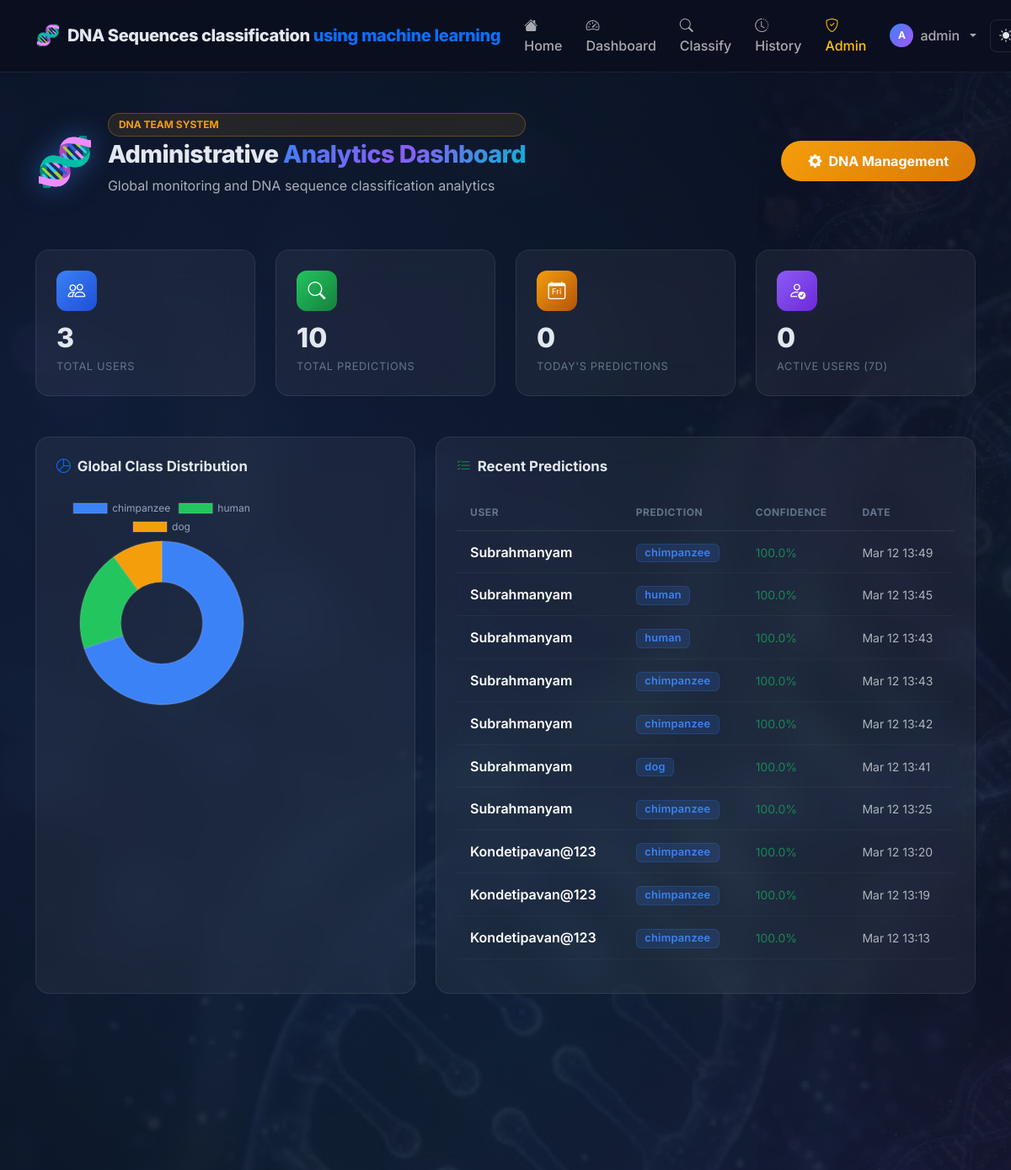
Before: /admin-dashboard/ (signed in, upper part) with the older database file.
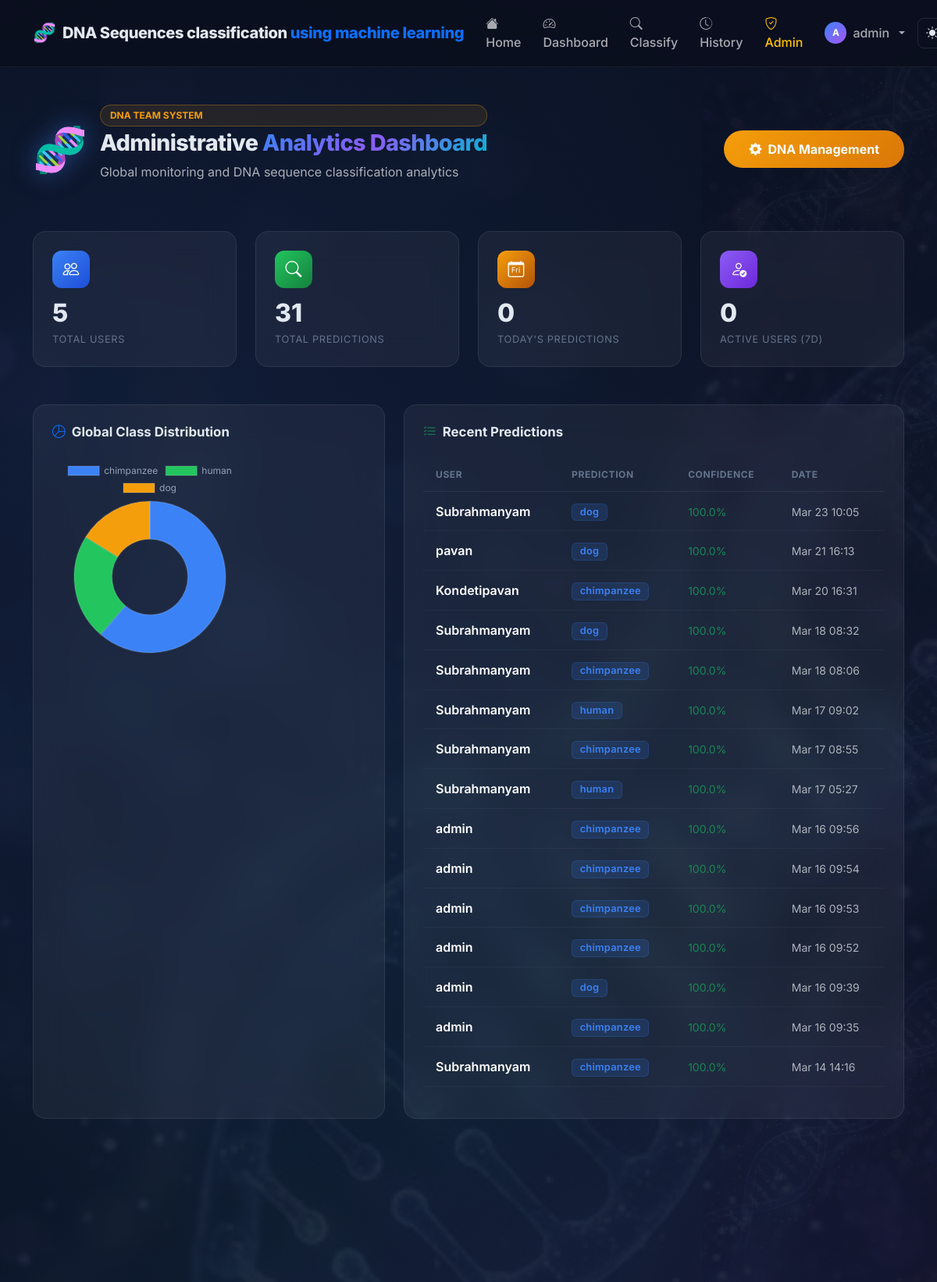
After: the same page with the newer database file.
### dna_classifier/models.py (models this page shows, shortened)
class DNASequence(models.Model):
    user = models.ForeignKey(User, on_delete=models.CASCADE, related_name='dnasequence_set')
    sequence = models.TextField(help_text="The cleaned DNA sequence (ATGC only)")
    prediction = models.CharField(max_length=200)
    confidence_score = models.FloatField(default=0.0, help_text="Prediction confidence (0-1)")
    ai_explanation = models.TextField(blank=True, default='')
    ai_suggestions = models.TextField(blank=True, default='')
    created_at = models.DateTimeField(auto_now_add=True)
    class Meta:
        ordering = ['-created_at']
        verbose_name = 'DNA Sequence'
        verbose_name_plural = 'DNA Sequences'
    @property
    def confidence_percent(self):
        return f"{self.confidence_score * 100:.1f}%"
    @property
    def confidence_color(self):
        if self.confidence_score >= 0.8:
            return 'success'
        elif self.confidence_score >= 0.5:
            return 'warning'
        return 'danger'

### dna_classifier/views.py (the view)
# urls.py: path('admin-dashboard/', views.admin_dashboard_view, name='admin_dashboard'),
@user_passes_test(is_admin, login_url='/users/login/')
def admin_dashboard_view(request):
    total_users = User.objects.count()
    total_predictions = DNASequence.objects.count()
    today_predictions = DNASequence.objects.filter(
        created_at__date=timezone.now().date()
    ).count()
    api_logs = APILog.objects.all()[:20]
    class_dist = list(
        DNASequence.objects.values('prediction').annotate(count=Count('id')).order_by('-count')
    )
    week_ago = timezone.now() - timedelta(days=7)
    active_users = DNASequence.objects.filter(
        created_at__gte=week_ago
    ).values('user').distinct().count()
    recent_predictions = DNASequence.objects.select_related('user').order_by('-created_at')[:15]
    context = {
        'total_users': total_users,
        'total_predictions': total_predictions,
        'today_predictions': today_predictions,
        'active_users': active_users,
        'api_logs': api_logs,
        'class_dist': json.dumps(class_dist),
        'recent_predictions': recent_predictions,
        'title': 'Admin Analytics Dashboard',
    }
    return render(request, 'admin_dashboard.html', context)

### dna_classifier/views.py (called while the page is built)
def is_admin(user):
    return user.is_authenticated and user.is_staff

### templates/admin_dashboard.html (shortened to what the changed rows need)
{% extends 'base.html' %}
{% block body_class %}dna-admin-bg{% endblock %}
{% block content %}
<div class="container-xl py-5">
    <div class="d-flex align-items-center gap-3 mb-5">
        <div>
            <h1 class="page-title">Administrative <span class="gradient-text">Analytics Dashboard</span></h1>
        </div>
    </div>
    <div class="row g-4 mb-5">
        <div class="col-sm-6 col-xl-3">
            <div class="stat-card glass-card h-100">
                <div class="stat-card-icon" style="background:linear-gradient(135deg,#3b82f6,#1d4ed8)">
                    <i class="bi bi-people"></i>
                </div>
                <div class="stat-card-value">{{ total_users }}</div>
                <div class="stat-card-label">Total Users</div>
            </div>
        </div>
        <div class="col-sm-6 col-xl-3">
            <div class="stat-card glass-card h-100">
                <div class="stat-card-icon" style="background:linear-gradient(135deg,#22c55e,#15803d)">
                    <i class="bi bi-search"></i>
                </div>
                <div class="stat-card-value">{{ total_predictions }}</div>
                <div class="stat-card-label">Total Predictions</div>
            </div>
        </div>
    </div>
    <div class="row g-4 mb-5">
        <div class="col-lg-5">
            <div class="glass-card p-4 h-100">
                <div class="chart-container">
                    <canvas id="adminPieChart"></canvas>
                </div>
            </div>
        </div>
        <div class="col-lg-7">
            <div class="glass-card p-4 h-100">
                <div class="table-responsive">
                    <table class="table table-sm glass-table align-middle">
                        <thead>
                            <tr><th>User</th><th>Prediction</th><th>Confidence</th><th>Date</th></tr>
                        </thead>
                        <tbody>
                            {% for pred in recent_predictions %}
                            <tr>
                                <td><span class="fw-semibold">{{ pred.user.username }}</span></td>
                                <td><span class="badge prediction-badge">{{ pred.prediction }}</span></td>
                                <td><small class="text-{{ pred.confidence_color }}">{{ pred.confidence_percent }}</small></td>
                                <td><small class="text-muted">{{ pred.created_at|date:"M d H:i" }}</small></td>
                            </tr>
                            {% endfor %}
                        </tbody>
                    </table>
                </div>
            </div>
        </div>
    </div>
</div>
{% endblock %}
{% block extra_js %}
<script>
const classDistData = {{ class_dist|safe }};
if (classDistData.length > 0) {
    const ctx = document.getElementById('adminPieChart').getContext('2d');
    new Chart(ctx, {
        type: 'doughnut',
        data: {
            labels: classDistData.map(d => d.prediction),
            datasets: [{
                data: classDistData.map(d => d.count),
                backgroundColor: ['#3b82f6','#22c55e','#f59e0b','#ef4444','#8b5cf6','#06b6d4','#f97316'],
                borderWidth: 2,
                borderColor: 'rgba(255,255,255,0.1)'
            }]
        },
        options: {
            responsive: true,
            plugins: { legend: { labels: { color: '#94a3b8', font: { family: 'Inter' } } } }
        }
    });
}
</script>
{% endblock %}

Changed rows visible on the page:
no longer on this page (row unchanged): DNASequence: user.username "Subrahmanyam", prediction "chimpanzee", confidence_percent "100.0%", created_at "Mar 12 13:49"
no longer on this page (row unchanged): DNASequence: user.username "Subrahmanyam", prediction "human", confidence_percent "100.0%", created_at "Mar 12 13:45"
no longer on this page (row unchanged): DNASequence: user.username "Subrahmanyam", prediction "human", confidence_percent "100.0%", created_at "Mar 12 13:43"
no longer on this page (row unchanged): DNASequence: user.username "Subrahmanyam", prediction "chimpanzee", confidence_percent "100.0%", created_at "Mar 12 13:43"
no longer on this page (row unchanged): DNASequence: user.username "Subrahmanyam", prediction "chimpanzee", confidence_percent "100.0%", created_at "Mar 12 13:42"
no longer on this page (row unchanged): DNASequence: user.username "Subrahmanyam", prediction "dog", confidence_percent "100.0%", created_at "Mar 12 13:41"
no longer on this page (row unchanged): DNASequence: user.username "Subrahmanyam", prediction "chimpanzee", confidence_percent "100.0%", created_at "Mar 12 13:25"
no longer on this page (row unchanged): DNASequence: user.username "Kondetipavan@123", prediction "chimpanzee", confidence_percent "100.0%", created_at "Mar 12 13:20"
no longer on this page (row unchanged): DNASequence: user.username "Kondetipavan@123", prediction "chimpanzee", confidence_percent "100.0%", created_at "Mar 12 13:19"
no longer on this page (row unchanged): DNASequence: user.username "Kondetipavan@123", prediction "chimpanzee", confidence_percent "100.0%", created_at "Mar 12 13:13"
added DNASequence: user.username "Subrahmanyam", prediction "dog", confidence_percent "100.0%", created_at "Mar 23 10:05"
added DNASequence: user.username "pavan", prediction "dog", confidence_percent "100.0%", created_at "Mar 21 16:13"
added DNASequence: user.username "Kondetipavan", prediction "chimpanzee", confidence_percent "100.0%", created_at "Mar 20 16:31"
added DNASequence: user.username "Subrahmanyam", prediction "dog", confidence_percent "100.0%", created_at "Mar 18 08:32"
added DNASequence: user.username "Subrahmanyam", prediction "chimpanzee", confidence_percent "100.0%", created_at "Mar 18 08:06"
added DNASequence: user.username "Subrahmanyam", prediction "human", confidence_percent "100.0%", created_at "Mar 17 09:02"
added DNASequence: user.username "Subrahmanyam", prediction "chimpanzee", confidence_percent "100.0%", created_at "Mar 17 08:55"
added DNASequence: user.username "Subrahmanyam", prediction "human", confidence_percent "100.0%", created_at "Mar 17 05:27"
added DNASequence: user.username "admin", prediction "chimpanzee", confidence_percent "100.0%", created_at "Mar 16 09:56"
added DNASequence: user.username "admin", prediction "chimpanzee", confidence_percent "100.0%", created_at "Mar 16 09:54"
added DNASequence: user.username "admin", prediction "chimpanzee", confidence_percent "100.0%", created_at "Mar 16 09:53"
added DNASequence: user.username "admin", prediction "chimpanzee", confidence_percent "100.0%", created_at "Mar 16 09:52"
added DNASequence: user.username "admin", prediction "dog", confidence_percent "100.0%", created_at "Mar 16 09:39"
added DNASequence: user.username "admin", prediction "chimpanzee", confidence_percent "100.0%", created_at "Mar 16 09:35"
added DNASequence: user.username "Subrahmanyam", prediction "chimpanzee", confidence_percent "100.0%", created_at "Mar 14 14:16"
Other visible differences:
{{ total_users }}: "3" → "5"
{{ total_predictions }}: "10" → "31"
chart data {{ class_dist|safe }}: [{"prediction": "chimpanzee", "count": 7}, {"prediction": "human", "count": 2}, {"prediction": "dog", "count": 1}] → [{"prediction": "chimpanzee", "count": 19}, {"prediction": "human", "count": 7}, {"prediction": "dog", "count": 5}]
